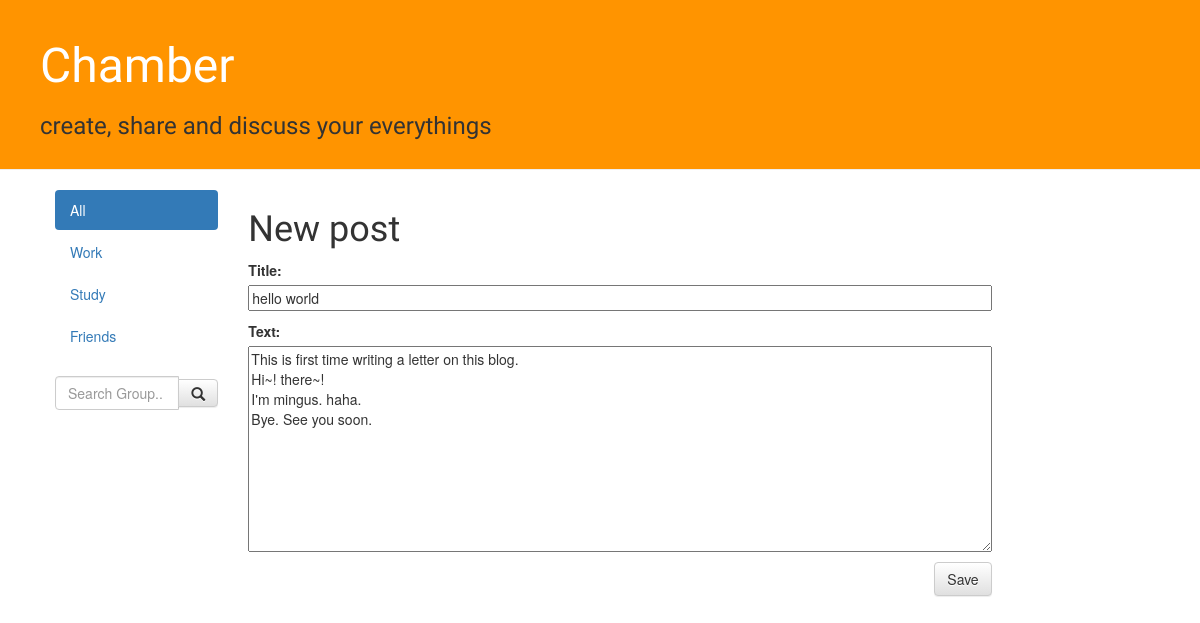
The app's page /post/1/edit/ with its own data.
### blog/models.py (models this page shows, shortened)
class Post(models.Model):
    author = models.ForeignKey('auth.User')
    title = models.CharField(max_length=200)
    text = models.TextField()
    created_date = models.DateTimeField(
        default=timezone.now)
    published_date = models.DateTimeField(
        blank = True, null=True)

### blog/views.py (the view)
# urls.py: url(r'^post/(?P<pk>\d+)/edit/$', views.post_edit, name='post_edit'),
def post_edit(request, pk):
    post = get_object_or_404(Post, pk=pk)
    if request.method == "POST":
        form = PostForm(request.POST, instance=post)
        if form.is_valid():
            post = form.save(commit=False)
            post.author = request.user
            post.published_date = timezone.now()
            post.save()
            return redirect('post_detail', pk=post.pk)
    else:
        form = PostForm(instance=post)
    return  render(request, 'blog/post_edit.html',{'form': form})

### blog/forms.py
class PostForm(forms.ModelForm):
    class Meta:
        model = Post
        fields = ('title', 'text',)

### blog/templates/blog/post_edit.html
{% extends 'blog/base.html' %}
{% block content %}
    <h1>New post</h1>
    <form method="POST" class="post-form">{% csrf_token %}
            {{ form.as_p }}
            <button type="submit" class="save btn btn-default">Save</button>
    </form>
{% endblock %}

### blog/static/css/blog.css (style rules this page uses)
h1, h2, h3, h4 { font-family: 'Asap Condensed', sans-serif; }
.save { float: right; }
.post-form textarea, .post-form input { width: 100%; }

### records on screen
Post: title "hello world", text "This is first time writing a letter on this blog. Hi~! there~! I'm mingus. haha. Bye. See you soon."
